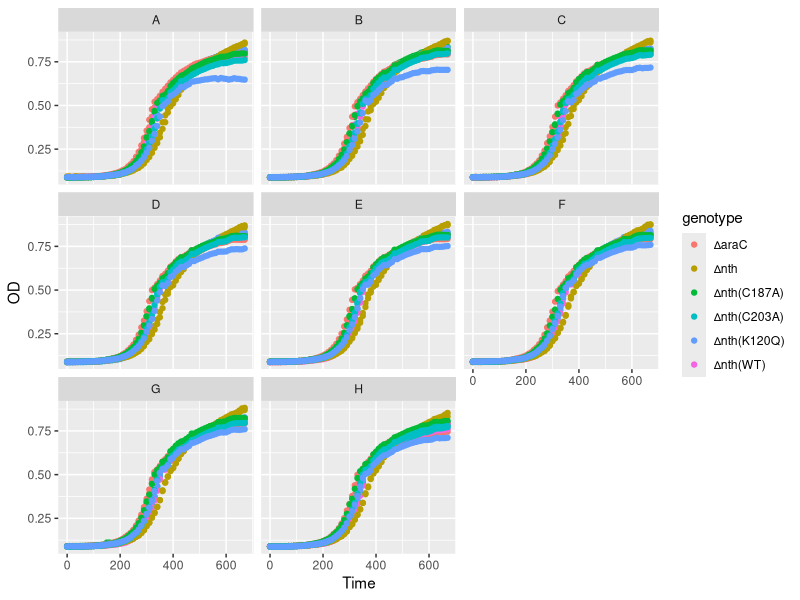

Recreate this plot in R.
## ---- chunk 1
knitr::opts_chunk$set(echo = TRUE)
library(tidyverse)
## ---- chunk 2
growths <- read.csv("raw_data/180402_ara_wt_j1_c1_c4_k120.csv")

growth_frame <- growths %>% 
  gather(key = Well_ID, value = OD, -Time) %>%
  mutate(Column_ID = substr(Well_ID, 2, 3), 
         Row_ID = substr(Well_ID, 1, 1)) #Lesson: Column_ID got to 2 digits

growth_frame$Column_ID <- as.numeric(growth_frame$Column_ID)

growth_frame <- growth_frame %>%   
  mutate(genotype = 
           case_when(Column_ID == 1 | Column_ID == 7  ~ "∆araC", #Suggest: Try mapvalues()
                     Column_ID == 2 | Column_ID == 8  ~ "∆nth(WT)",
                     Column_ID == 3 | Column_ID == 9  ~ "∆nth",
                     Column_ID == 4 | Column_ID == 10  ~ "∆nth(C187A)",
                     Column_ID == 5 | Column_ID == 11  ~ "∆nth(C203A)",
                     Column_ID == 6 | Column_ID == 12  ~ "∆nth(K120Q)",
                     TRUE ~ "catchall"))
check1 <- growth_frame %>% filter(genotype == "∆nth")
check2 <- growth_frame %>% filter(genotype == "∆nth(WT)")
catchcheck <- growth_frame %>% filter(genotype == "catchall")

growth_frame$genotype <- factor(growth_frame$genotype)

another_summary <- growth_frame %>% 
  group_by(genotype, Time) %>% 
  summarize(Mean_OD = mean(OD), N = n(), SEM = sd(OD)/sqrt(N)) # Add confidence intervals with bootstrap
## ---- chunk 3
ggplot(growth_frame, aes(x=Time, y=OD, colour=genotype)) + 
  geom_point() +
  facet_wrap(~ Row_ID)

